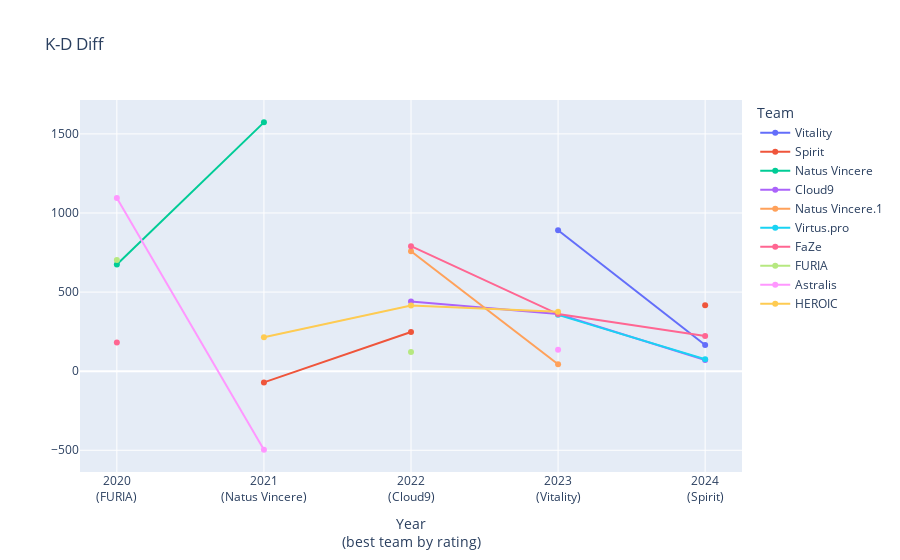
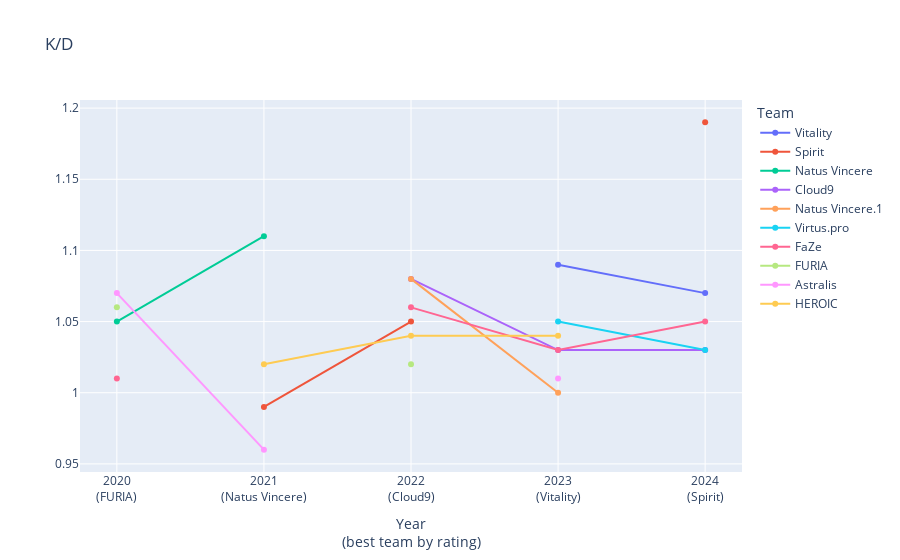
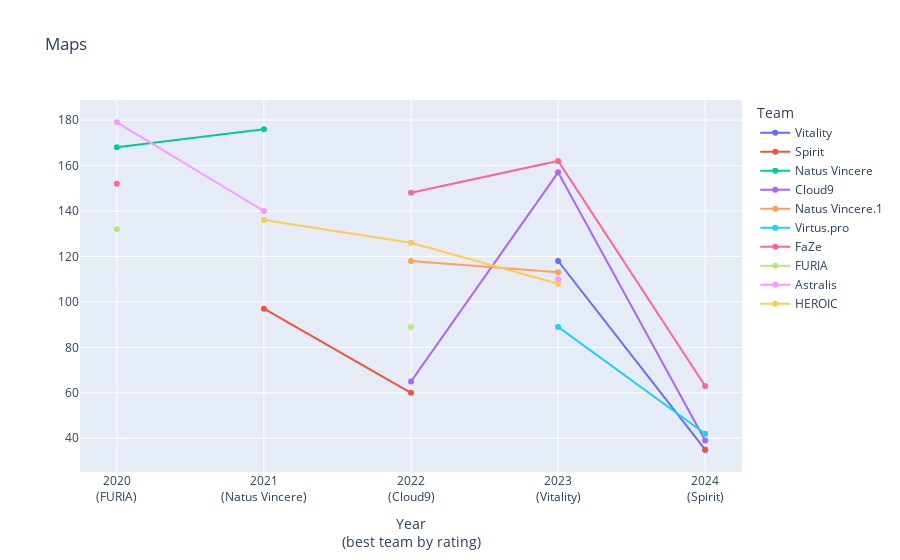

Source (notebook cell) for these figures, in order:
### Code cell
#Finaly doing the graphs

for stat, name in zip(all_stats,df_teams_temp.columns.get_level_values(0).unique()):
    fig_teams = px.line(stat,title=name , markers=True)
    #Adjustments:
    #making comparison easier:
        #remove years with numbers 0.5
    fig_teams.update_layout(yaxis_title='',xaxis_title='Year<br>(best team by rating)',legend_title='Team', 
                      xaxis=dict(tickvals=df_teams_temp.columns.get_level_values(1).unique(), ticktext=[f"{year}<br>({team})" for year, team in best_team_by_year.items()])           
                     )
    
    fig_teams.show()
    file = name
    if file == 'K/D':
        file = 'KD'
    fig_teams.write_html(r"C:\Users\simao\OneDrive\Ambiente de Trabalho\CS PROJECT\CsGraphs/"+file+" teams_graph.html")
    #fig_teams.write_image(r"C:\Users\simao\OneDrive\Ambiente de Trabalho\CS PROJECT\CsGraphs/"+file+" teams_graph.png")

### Figure 1 — Plotly figure (JSON) as saved in the notebook; plotly's stock layout.template omitted (floating-point values rounded to 4 significant figures)
{"data": [{"hovertemplate": "variable=Vitality<br>Unnamed: 0=%{x}<br>value=%{y}<extra></extra>", "legendgroup": "Vitality", "line": {"color": "#636efa", "dash": "solid"}, "marker": {"symbol": "circle"}, "mode": "markers+lines", "name": "Vitality", "orientation": "v", "showlegend": true, "type": "scatter", "x": [2020, 2021, 2022, 2023, 2024], "xaxis": "x", "y": [null, null, null, 891, 166], "yaxis": "y"}, {"hovertemplate": "variable=Spirit<br>Unnamed: 0=%{x}<br>value=%{y}<extra></extra>", "legendgroup": "Spirit", "line": {"color": "#EF553B", "dash": "solid"}, "marker": {"symbol": "circle"}, "mode": "markers+lines", "name": "Spirit", "orientation": "v", "showlegend": true, "type": "scatter", "x": [2020, 2021, 2022, 2023, 2024], "xaxis": "x", "y": [null, -71, 248, null, 417], "yaxis": "y"}, {"hovertemplate": "variable=Natus Vincere<br>Unnamed: 0=%{x}<br>value=%{y}<extra></extra>", "legendgroup": "Natus Vincere", "line": {"color": "#00cc96", "dash": "solid"}, "marker": {"symbol": "circle"}, "mode": "markers+lines", "name": "Natus Vincere", "orientation": "v", "showlegend": true, "type": "scatter", "x": [2020, 2021, 2022, 2023, 2024], "xaxis": "x", "y": [674, 1573, null, null, null], "yaxis": "y"}, {"hovertemplate": "variable=Cloud9<br>Unnamed: 0=%{x}<br>value=%{y}<extra></extra>", "legendgroup": "Cloud9", "line": {"color": "#ab63fa", "dash": "solid"}, "marker": {"symbol": "circle"}, "mode": "markers+lines", "name": "Cloud9", "orientation": "v", "showlegend": true, "type": "scatter", "x": [2020, 2021, 2022, 2023, 2024], "xaxis": "x", "y": [null, null, 441, 361, 71], "yaxis": "y"}, {"hovertemplate": "variable=Natus Vincere.1<br>Unnamed: 0=%{x}<br>value=%{y}<extra></extra>", "legendgroup": "Natus Vincere.1", "line": {"color": "#FFA15A", "dash": "solid"}, "marker": {"symbol": "circle"}, "mode": "markers+lines", "name": "Natus Vincere.1", "orientation": "v", "showlegend": true, "type": "scatter", "x": [2020, 2021, 2022, 2023, 2024], "xaxis": "x", "y": [null, null, 758, 44, null], "yaxis": "y"}, {"hovertemplate": "variable=Virtus.pro<br>Unnamed: 0=%{x}<br>value=%{y}<extra></extra>", "legendgroup": "Virtus.pro", "line": {"color": "#19d3f3", "dash": "solid"}, "marker": {"symbol": "circle"}, "mode": "markers+lines", "name": "Virtus.pro", "orientation": "v", "showlegend": true, "type": "scatter", "x": [2020, 2021, 2022, 2023, 2024], "xaxis": "x", "y": [null, null, null, 356, 75], "yaxis": "y"}, {"hovertemplate": "variable=FaZe<br>Unnamed: 0=%{x}<br>value=%{y}<extra></extra>", "legendgroup": "FaZe", "line": {"color": "#FF6692", "dash": "solid"}, "marker": {"symbol": "circle"}, "mode": "markers+lines", "name": "FaZe", "orientation": "v", "showlegend": true, "type": "scatter", "x": [2020, 2021, 2022, 2023, 2024], "xaxis": "x", "y": [181, null, 790, 361, 223], "yaxis": "y"}, {"hovertemplate": "variable=FURIA<br>Unnamed: 0=%{x}<br>value=%{y}<extra></extra>", "legendgroup": "FURIA", "line": {"color": "#B6E880", "dash": "solid"}, "marker": {"symbol": "circle"}, "mode": "markers+lines", "name": "FURIA", "orientation": "v", "showlegend": true, "type": "scatter", "x": [2020, 2021, 2022, 2023, 2024], "xaxis": "x", "y": [703, null, 121, null, null], "yaxis": "y"}, {"hovertemplate": "variable=Astralis<br>Unnamed: 0=%{x}<br>value=%{y}<extra></extra>", "legendgroup": "Astralis", "line": {"color": "#FF97FF", "dash": "solid"}, "marker": {"symbol": "circle"}, "mode": "markers+lines", "name": "Astralis", "orientation": "v", "showlegend": true, "type": "scatter", "x": [2020, 2021, 2022, 2023, 2024], "xaxis": "x", "y": [1095, -496, null, 136, null], "yaxis": "y"}, {"hovertemplate": "variable=HEROIC<br>Unnamed: 0=%{x}<br>value=%{y}<extra></extra>", "legendgroup": "HEROIC", "line": {"color": "#FECB52", "dash": "solid"}, "marker": {"symbol": "circle"}, "mode": "markers+lines", "name": "HEROIC", "orientation": "v", "showlegend": true, "type": "scatter", "x": [2020, 2021, 2022, 2023, 2024], "xaxis": "x", "y": [null, 215, 415, 376, null], "yaxis": "y"}], "layout": {"autosize": true, "legend": {"title": {"text": "Team"}, "tracegroupgap": 0}, "title": {"text": "K-D Diff"}, "xaxis": {"anchor": "y", "autorange": true, "domain": [0, 1], "range": [2020.0, 2024.0], "ticktext": ["2020<br>(FURIA)", "2021<br>(Natus Vincere)", "2022<br>(Cloud9)", "2023<br>(Vitality)", "2024<br>(Spirit)"], "tickvals": [2020, 2021, 2022, 2023, 2024], "title": {"text": "Year<br>(best team by rating)"}, "type": "linear"}, "yaxis": {"anchor": "x", "autorange": true, "domain": [0, 1], "range": [-669.1, 1746.0], "title": {"text": ""}, "type": "linear"}}}

### Figure 2 — Plotly figure (JSON) as saved in the notebook; plotly's stock layout.template omitted (floating-point values rounded to 4 significant figures)
{"data": [{"hovertemplate": "variable=Vitality<br>Unnamed: 0=%{x}<br>value=%{y}<extra></extra>", "legendgroup": "Vitality", "line": {"color": "#636efa", "dash": "solid"}, "marker": {"symbol": "circle"}, "mode": "markers+lines", "name": "Vitality", "orientation": "v", "showlegend": true, "type": "scatter", "x": [2020, 2021, 2022, 2023, 2024], "xaxis": "x", "y": [null, null, null, 1.09, 1.07], "yaxis": "y"}, {"hovertemplate": "variable=Spirit<br>Unnamed: 0=%{x}<br>value=%{y}<extra></extra>", "legendgroup": "Spirit", "line": {"color": "#EF553B", "dash": "solid"}, "marker": {"symbol": "circle"}, "mode": "markers+lines", "name": "Spirit", "orientation": "v", "showlegend": true, "type": "scatter", "x": [2020, 2021, 2022, 2023, 2024], "xaxis": "x", "y": [null, 0.99, 1.05, null, 1.19], "yaxis": "y"}, {"hovertemplate": "variable=Natus Vincere<br>Unnamed: 0=%{x}<br>value=%{y}<extra></extra>", "legendgroup": "Natus Vincere", "line": {"color": "#00cc96", "dash": "solid"}, "marker": {"symbol": "circle"}, "mode": "markers+lines", "name": "Natus Vincere", "orientation": "v", "showlegend": true, "type": "scatter", "x": [2020, 2021, 2022, 2023, 2024], "xaxis": "x", "y": [1.05, 1.11, null, null, null], "yaxis": "y"}, {"hovertemplate": "variable=Cloud9<br>Unnamed: 0=%{x}<br>value=%{y}<extra></extra>", "legendgroup": "Cloud9", "line": {"color": "#ab63fa", "dash": "solid"}, "marker": {"symbol": "circle"}, "mode": "markers+lines", "name": "Cloud9", "orientation": "v", "showlegend": true, "type": "scatter", "x": [2020, 2021, 2022, 2023, 2024], "xaxis": "x", "y": [null, null, 1.08, 1.03, 1.03], "yaxis": "y"}, {"hovertemplate": "variable=Natus Vincere.1<br>Unnamed: 0=%{x}<br>value=%{y}<extra></extra>", "legendgroup": "Natus Vincere.1", "line": {"color": "#FFA15A", "dash": "solid"}, "marker": {"symbol": "circle"}, "mode": "markers+lines", "name": "Natus Vincere.1", "orientation": "v", "showlegend": true, "type": "scatter", "x": [2020, 2021, 2022, 2023, 2024], "xaxis": "x", "y": [null, null, 1.08, 1, null], "yaxis": "y"}, {"hovertemplate": "variable=Virtus.pro<br>Unnamed: 0=%{x}<br>value=%{y}<extra></extra>", "legendgroup": "Virtus.pro", "line": {"color": "#19d3f3", "dash": "solid"}, "marker": {"symbol": "circle"}, "mode": "markers+lines", "name": "Virtus.pro", "orientation": "v", "showlegend": true, "type": "scatter", "x": [2020, 2021, 2022, 2023, 2024], "xaxis": "x", "y": [null, null, null, 1.05, 1.03], "yaxis": "y"}, {"hovertemplate": "variable=FaZe<br>Unnamed: 0=%{x}<br>value=%{y}<extra></extra>", "legendgroup": "FaZe", "line": {"color": "#FF6692", "dash": "solid"}, "marker": {"symbol": "circle"}, "mode": "markers+lines", "name": "FaZe", "orientation": "v", "showlegend": true, "type": "scatter", "x": [2020, 2021, 2022, 2023, 2024], "xaxis": "x", "y": [1.01, null, 1.06, 1.03, 1.05], "yaxis": "y"}, {"hovertemplate": "variable=FURIA<br>Unnamed: 0=%{x}<br>value=%{y}<extra></extra>", "legendgroup": "FURIA", "line": {"color": "#B6E880", "dash": "solid"}, "marker": {"symbol": "circle"}, "mode": "markers+lines", "name": "FURIA", "orientation": "v", "showlegend": true, "type": "scatter", "x": [2020, 2021, 2022, 2023, 2024], "xaxis": "x", "y": [1.06, null, 1.02, null, null], "yaxis": "y"}, {"hovertemplate": "variable=Astralis<br>Unnamed: 0=%{x}<br>value=%{y}<extra></extra>", "legendgroup": "Astralis", "line": {"color": "#FF97FF", "dash": "solid"}, "marker": {"symbol": "circle"}, "mode": "markers+lines", "name": "Astralis", "orientation": "v", "showlegend": true, "type": "scatter", "x": [2020, 2021, 2022, 2023, 2024], "xaxis": "x", "y": [1.07, 0.96, null, 1.01, null], "yaxis": "y"}, {"hovertemplate": "variable=HEROIC<br>Unnamed: 0=%{x}<br>value=%{y}<extra></extra>", "legendgroup": "HEROIC", "line": {"color": "#FECB52", "dash": "solid"}, "marker": {"symbol": "circle"}, "mode": "markers+lines", "name": "HEROIC", "orientation": "v", "showlegend": true, "type": "scatter", "x": [2020, 2021, 2022, 2023, 2024], "xaxis": "x", "y": [null, 1.02, 1.04, 1.04, null], "yaxis": "y"}], "layout": {"autosize": true, "legend": {"title": {"text": "Team"}, "tracegroupgap": 0}, "title": {"text": "K/D"}, "xaxis": {"anchor": "y", "autorange": true, "domain": [0, 1], "range": [2020.0, 2024.0], "ticktext": ["2020<br>(FURIA)", "2021<br>(Natus Vincere)", "2022<br>(Cloud9)", "2023<br>(Vitality)", "2024<br>(Spirit)"], "tickvals": [2020, 2021, 2022, 2023, 2024], "title": {"text": "Year<br>(best team by rating)"}, "type": "linear"}, "yaxis": {"anchor": "x", "autorange": true, "domain": [0, 1], "range": [0.9408, 1.209], "title": {"text": ""}, "type": "linear"}}}

### Figure 3 — Plotly figure (JSON) as saved in the notebook; plotly's stock layout.template omitted (floating-point values rounded to 4 significant figures)
{"data": [{"hovertemplate": "variable=Vitality<br>Unnamed: 0=%{x}<br>value=%{y}<extra></extra>", "legendgroup": "Vitality", "line": {"color": "#636efa", "dash": "solid"}, "marker": {"symbol": "circle"}, "mode": "markers+lines", "name": "Vitality", "orientation": "v", "showlegend": true, "type": "scatter", "x": [2020, 2021, 2022, 2023, 2024], "xaxis": "x", "y": [null, null, null, 118, 35], "yaxis": "y"}, {"hovertemplate": "variable=Spirit<br>Unnamed: 0=%{x}<br>value=%{y}<extra></extra>", "legendgroup": "Spirit", "line": {"color": "#EF553B", "dash": "solid"}, "marker": {"symbol": "circle"}, "mode": "markers+lines", "name": "Spirit", "orientation": "v", "showlegend": true, "type": "scatter", "x": [2020, 2021, 2022, 2023, 2024], "xaxis": "x", "y": [null, 97, 60, null, 35], "yaxis": "y"}, {"hovertemplate": "variable=Natus Vincere<br>Unnamed: 0=%{x}<br>value=%{y}<extra></extra>", "legendgroup": "Natus Vincere", "line": {"color": "#00cc96", "dash": "solid"}, "marker": {"symbol": "circle"}, "mode": "markers+lines", "name": "Natus Vincere", "orientation": "v", "showlegend": true, "type": "scatter", "x": [2020, 2021, 2022, 2023, 2024], "xaxis": "x", "y": [168, 176, null, null, null], "yaxis": "y"}, {"hovertemplate": "variable=Cloud9<br>Unnamed: 0=%{x}<br>value=%{y}<extra></extra>", "legendgroup": "Cloud9", "line": {"color": "#ab63fa", "dash": "solid"}, "marker": {"symbol": "circle"}, "mode": "markers+lines", "name": "Cloud9", "orientation": "v", "showlegend": true, "type": "scatter", "x": [2020, 2021, 2022, 2023, 2024], "xaxis": "x", "y": [null, null, 65, 157, 39], "yaxis": "y"}, {"hovertemplate": "variable=Natus Vincere.1<br>Unnamed: 0=%{x}<br>value=%{y}<extra></extra>", "legendgroup": "Natus Vincere.1", "line": {"color": "#FFA15A", "dash": "solid"}, "marker": {"symbol": "circle"}, "mode": "markers+lines", "name": "Natus Vincere.1", "orientation": "v", "showlegend": true, "type": "scatter", "x": [2020, 2021, 2022, 2023, 2024], "xaxis": "x", "y": [null, null, 118, 113, null], "yaxis": "y"}, {"hovertemplate": "variable=Virtus.pro<br>Unnamed: 0=%{x}<br>value=%{y}<extra></extra>", "legendgroup": "Virtus.pro", "line": {"color": "#19d3f3", "dash": "solid"}, "marker": {"symbol": "circle"}, "mode": "markers+lines", "name": "Virtus.pro", "orientation": "v", "showlegend": true, "type": "scatter", "x": [2020, 2021, 2022, 2023, 2024], "xaxis": "x", "y": [null, null, null, 89, 42], "yaxis": "y"}, {"hovertemplate": "variable=FaZe<br>Unnamed: 0=%{x}<br>value=%{y}<extra></extra>", "legendgroup": "FaZe", "line": {"color": "#FF6692", "dash": "solid"}, "marker": {"symbol": "circle"}, "mode": "markers+lines", "name": "FaZe", "orientation": "v", "showlegend": true, "type": "scatter", "x": [2020, 2021, 2022, 2023, 2024], "xaxis": "x", "y": [152, null, 148, 162, 63], "yaxis": "y"}, {"hovertemplate": "variable=FURIA<br>Unnamed: 0=%{x}<br>value=%{y}<extra></extra>", "legendgroup": "FURIA", "line": {"color": "#B6E880", "dash": "solid"}, "marker": {"symbol": "circle"}, "mode": "markers+lines", "name": "FURIA", "orientation": "v", "showlegend": true, "type": "scatter", "x": [2020, 2021, 2022, 2023, 2024], "xaxis": "x", "y": [132, null, 89, null, null], "yaxis": "y"}, {"hovertemplate": "variable=Astralis<br>Unnamed: 0=%{x}<br>value=%{y}<extra></extra>", "legendgroup": "Astralis", "line": {"color": "#FF97FF", "dash": "solid"}, "marker": {"symbol": "circle"}, "mode": "markers+lines", "name": "Astralis", "orientation": "v", "showlegend": true, "type": "scatter", "x": [2020, 2021, 2022, 2023, 2024], "xaxis": "x", "y": [179, 140, null, 110, null], "yaxis": "y"}, {"hovertemplate": "variable=HEROIC<br>Unnamed: 0=%{x}<br>value=%{y}<extra></extra>", "legendgroup": "HEROIC", "line": {"color": "#FECB52", "dash": "solid"}, "marker": {"symbol": "circle"}, "mode": "markers+lines", "name": "HEROIC", "orientation": "v", "showlegend": true, "type": "scatter", "x": [2020, 2021, 2022, 2023, 2024], "xaxis": "x", "y": [null, 136, 126, 108, null], "yaxis": "y"}], "layout": {"autosize": true, "legend": {"title": {"text": "Team"}, "tracegroupgap": 0}, "title": {"text": "Maps"}, "xaxis": {"anchor": "y", "autorange": true, "domain": [0, 1], "range": [2020.0, 2024.0], "ticktext": ["2020<br>(FURIA)", "2021<br>(Natus Vincere)", "2022<br>(Cloud9)", "2023<br>(Vitality)", "2024<br>(Spirit)"], "tickvals": [2020, 2021, 2022, 2023, 2024], "title": {"text": "Year<br>(best team by rating)"}, "type": "linear"}, "yaxis": {"anchor": "x", "autorange": true, "domain": [0, 1], "range": [22.95, 191.0], "title": {"text": ""}, "type": "linear"}}}
